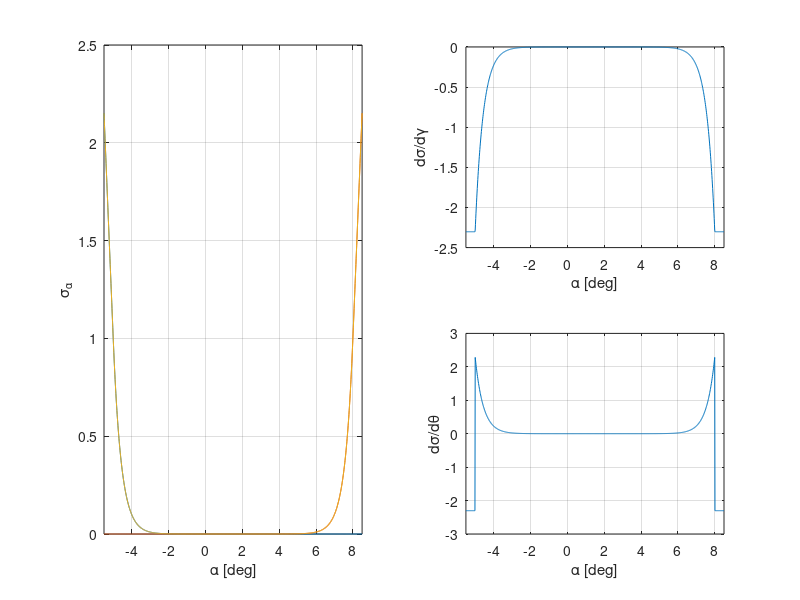

Write the MATLAB code that produced this figure.
clear;
clc;
close all;

aoa_set = linspace(-5.5,8.5,1001);
aoa_m = -5;
aoa_p = 8;
delta_aoa = 2;
sig_aoa_1 = 0.01; % MUST be > 0
w_sig_aoa = 1;

% weight dependent scaling
k_aoa = log(w_sig_aoa/sig_aoa_1);

% exponential cost
sig_aoa_p = w_sig_aoa*exp(-(-aoa_set - -aoa_p)/delta_aoa*k_aoa);
sig_aoa_m = w_sig_aoa*exp(-(aoa_set - aoa_m)/delta_aoa*k_aoa);

% linearize cost beyond zero point
sig_aoa_p(-aoa_set - -aoa_p < 0) = w_sig_aoa * (1.0 + -k_aoa/delta_aoa * (-aoa_set(-aoa_set - -aoa_p < 0) - -aoa_p));
sig_aoa_m(aoa_set - aoa_m < 0) = w_sig_aoa * (1.0 + -k_aoa/delta_aoa * (aoa_set(aoa_set - aoa_m < 0) - aoa_m));

sig_aoa = sig_aoa_p + sig_aoa_m;

% exponential jacobians
t2 = 1.0/delta_aoa; 
t3 = k_aoa*-sig_aoa_m*t2; 
jac_gamma = t3-k_aoa*sig_aoa_p.*t2; 
jac_theta = -t3+k_aoa*sig_aoa_p.*t2;

% linearized jacobians
jac_gamma(-aoa_set - -aoa_p < 0) = w_sig_aoa * -k_aoa/delta_aoa;
jac_gamma(aoa_set - aoa_m < 0) = w_sig_aoa * -k_aoa/delta_aoa;
jac_theta(-aoa_set - -aoa_p < 0) = w_sig_aoa * -k_aoa/delta_aoa;
jac_theta(aoa_set - aoa_m < 0) = w_sig_aoa * -k_aoa/delta_aoa;

figure('color','w');

subplot(2,2,[1 3]); hold on; grid on; box on;
plot(aoa_set, sig_aoa_m);
plot(aoa_set, sig_aoa_p);
plot(aoa_set, sig_aoa);
xlabel('\alpha [deg]');
ylabel('\sigma_\alpha');

xlim(aoa_set([1 end]));

subplot(2,2,2); hold on; grid on; box on;
plot(aoa_set, jac_gamma);
xlabel('\alpha [deg]');
ylabel('d\sigma/d\gamma');

xlim(aoa_set([1 end]));

subplot(2,2,4); hold on; grid on; box on;
plot(aoa_set, jac_theta);
xlabel('\alpha [deg]');
ylabel('d\sigma/d\theta');

xlim(aoa_set([1 end]));
